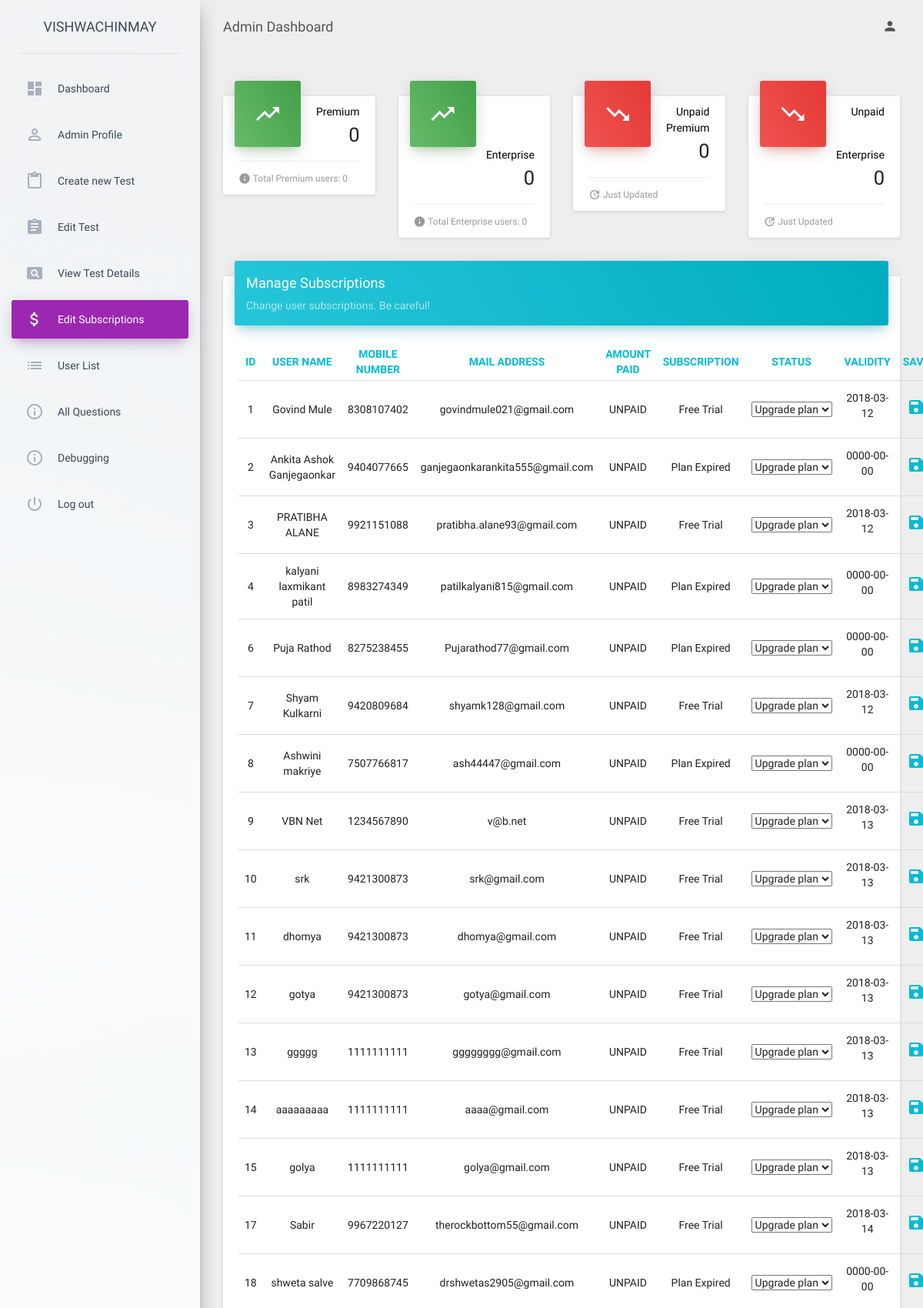
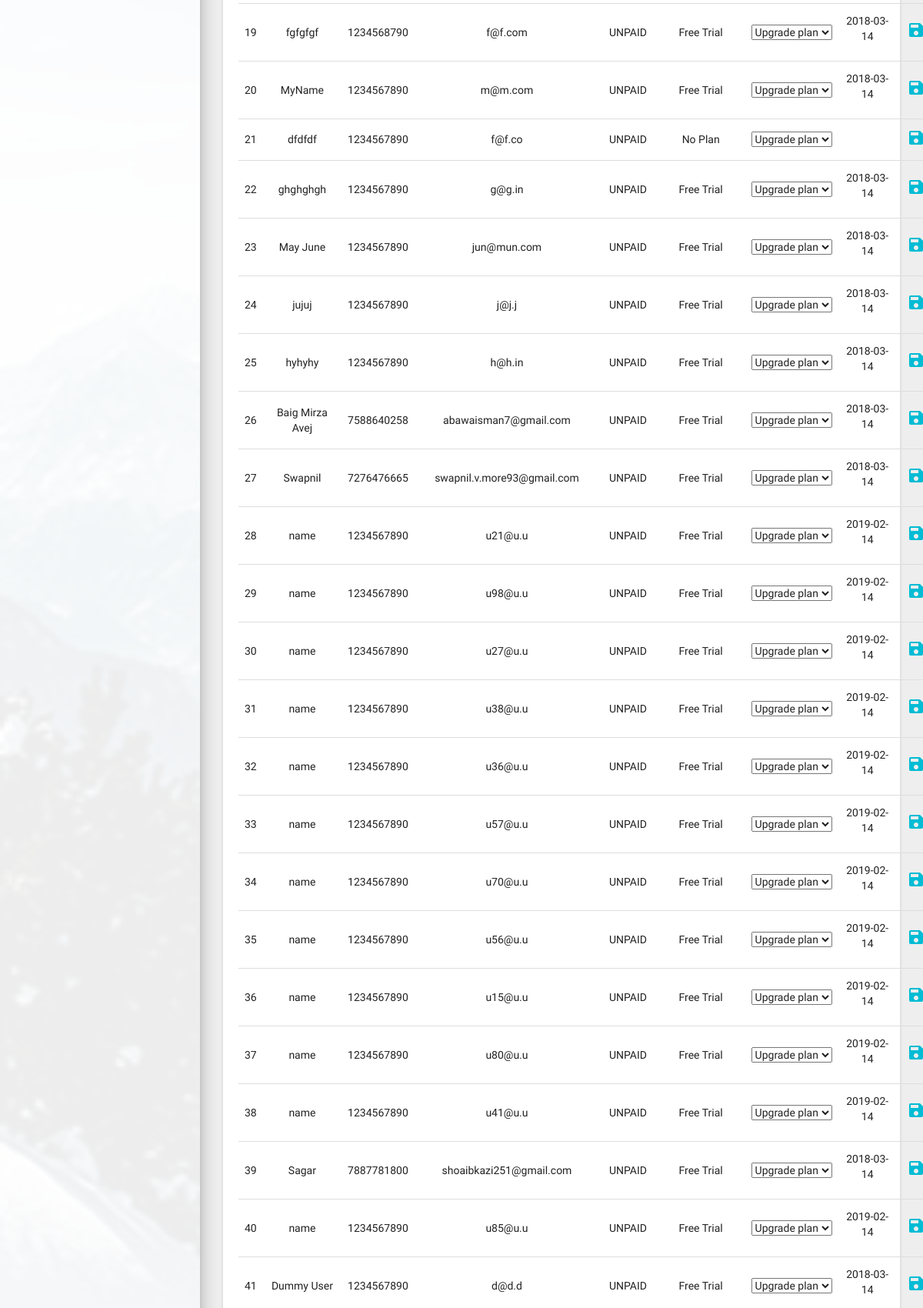
The page /admin/admin_home/edit_plans.php (signed in, upper part) on the database its author committed (2 pictures, top to bottom).
### tables this page shows
CREATE TABLE IF NOT EXISTS `users` (
  `userId` int(11) NOT NULL AUTO_INCREMENT,
  `userName` varchar(30) NOT NULL,
  `userEmail` varchar(60) NOT NULL,
  `userPass` varchar(255) NOT NULL,
  `userMobile` bigint(12) NOT NULL,
  `userGender` text NOT NULL,
  `userSubscription` varchar(16) NOT NULL,
  `subsType` int(8) NOT NULL,
  `amountPaid` int(11) DEFAULT NULL,
  `subStartDate` date DEFAULT NULL,
  `subEndDate` date DEFAULT NULL,
  `userCollege` varchar(64) DEFAULT NULL,
  `userCity` varchar(64) DEFAULT NULL,
  `attempts` varchar(11) DEFAULT NULL,
  `freeFlag` int(11) DEFAULT NULL,
  PRIMARY KEY (`userId`),
  UNIQUE KEY `userEmail` (`userEmail`)
);

### admin/admin_home/helpers/admin_sql_functions.php (the view, shortened to what this page needs)
<?php
    function getPremiumCount($conn){
            $count = 0;
            $sql = mysqli_query($conn,"SELECT * FROM users");
            return $count;
        }
    function getPlans($conn, $limit){
        $sql = mysqli_query($conn,"SELECT * FROM users ORDER BY userId LIMIT $limit");
        $unique = 1;
        if (mysqli_num_rows($sql) > -1) {
            while ($row = mysqli_fetch_assoc($sql)) {
                echo '<tr>';
                echo '<td class="text-center">' .$row['userId']. '</td>';
                echo '<td class="text-center">' .$row['userName']. '</td>';
                echo '<td class="text-center">' .$row['userMobile']. '</td>';
                echo '<td class="text-center">' .$row['userEmail']. '</td>';
                if($row['amountPaid'] == ''  || ($row['amountPaid'] == '0')){ $row['amountPaid'] = 'UNPAID'; }
                echo '<td class="text-center">' .$row['amountPaid']. '</td>';
                if(($row['userSubscription'] == '')){ $row['userSubscription'] = 'No Plan'; }
                echo '<td class="text-center" id="sub-'.$unique.'" >' .$row['userSubscription']. '</td>';
                if($row['subsType'] == '1'){ $selected  = 'selected'; } else { $selected  = ''; }
                if($row['subsType'] == '2'){ $enterSubs  = 'selected'; } else { $enterSubs  = ''; }
                echo '<td  class="text-center"><select id="selector-'.$unique.'" class="selectpickerr planSelector">
                            <option  >Upgrade plan</option>
                            <option '.$selected.' value="Premium" >Premium</option>
                            <option '.$enterSubs.' value="Enterprise">Enterprise</option>
                           </select>
                    </td>';
                echo '<td  class="text-center"> <p id="validDate-'.$unique.'">' .$row['subEndDate']. '</p></td>';
                echo '<td class="text-center"><p class="savePlan" id="savePlan-'.$unique.' '.$row['userEmail'].'"  href=""><i class="material-icons text-info">save</i></p></td>';
                echo '</tr>';
            $unique++;
            }
        }
    }
?>

### admin/admin_home/assets/css/custom.css (style rules this page uses)
.savePlan { margin: 0px !important; cursor: pointer; }

### rows shown on the page
users: userId "1", userName "Govind Mule", userMobile "8308107402", userEmail "govindmule021@gmail.com", amountPaid "UNPAID", userSubscription "Free Trial", subEndDate "2018-03-12"
users: userId "2", userName "Ankita Ashok Ganjegaonkar", userMobile "9404077665", userEmail "ganjegaonkarankita555@gmail.com", amountPaid "UNPAID", userSubscription "Plan Expired", subEndDate "0000-00-00"
users: userId "3", userName "PRATIBHA ALANE", userMobile "9921151088", userEmail "pratibha.alane93@gmail.com", amountPaid "UNPAID", userSubscription "Free Trial", subEndDate "2018-03-12"
users: userId "4", userName "kalyani laxmikant patil", userMobile "8983274349", userEmail "patilkalyani815@gmail.com", amountPaid "UNPAID", userSubscription "Plan Expired", subEndDate "0000-00-00"
users: userId "6", userName "Puja Rathod", userMobile "8275238455", userEmail "Pujarathod77@gmail.com", amountPaid "UNPAID", userSubscription "Plan Expired", subEndDate "0000-00-00"
users: userId "7", userName "Shyam Kulkarni", userMobile "9420809684", userEmail "shyamk128@gmail.com", amountPaid "UNPAID", userSubscription "Free Trial", subEndDate "2018-03-12"
users: userId "8", userName "Ashwini makriye", userMobile "7507766817", userEmail "ash44447@gmail.com", amountPaid "UNPAID", userSubscription "Plan Expired", subEndDate "0000-00-00"
users: userId "9", userName "VBN Net", userMobile "1234567890", userEmail "v@b.net", amountPaid "UNPAID", userSubscription "Free Trial", subEndDate "2018-03-13"
users: userId "10", userName "srk", userMobile "9421300873", userEmail "srk@gmail.com", amountPaid "UNPAID", userSubscription "Free Trial", subEndDate "2018-03-13"
users: userId "11", userName "dhomya", userMobile "9421300873", userEmail "dhomya@gmail.com", amountPaid "UNPAID", userSubscription "Free Trial", subEndDate "2018-03-13"
users: userId "12", userName "gotya", userMobile "9421300873", userEmail "gotya@gmail.com", amountPaid "UNPAID", userSubscription "Free Trial", subEndDate "2018-03-13"
users: userId "13", userName "ggggg", userMobile "1111111111", userEmail "gggggggg@gmail.com", amountPaid "UNPAID", userSubscription "Free Trial", subEndDate "2018-03-13"
users: userId "14", userName "aaaaaaaaa", userMobile "1111111111", userEmail "aaaa@gmail.com", amountPaid "UNPAID", userSubscription "Free Trial", subEndDate "2018-03-13"
users: userId "15", userName "golya", userMobile "1111111111", userEmail "golya@gmail.com", amountPaid "UNPAID", userSubscription "Free Trial", subEndDate "2018-03-13"
users: userId "17", userName "Sabir", userMobile "9967220127", userEmail "therockbottom55@gmail.com", amountPaid "UNPAID", userSubscription "Free Trial", subEndDate "2018-03-14"
users: userId "18", userName "shweta salve", userMobile "7709868745", userEmail "drshwetas2905@gmail.com", amountPaid "UNPAID", userSubscription "Plan Expired", subEndDate "0000-00-00"
users: userId "19", userName "fgfgfgf", userMobile "1234568790", userEmail "f@f.com", amountPaid "UNPAID", userSubscription "Free Trial", subEndDate "2018-03-14"
users: userId "20", userName "MyName", userMobile "1234567890", userEmail "m@m.com", amountPaid "UNPAID", userSubscription "Free Trial", subEndDate "2018-03-14"
users: userId "21", userName "dfdfdf", userMobile "1234567890", userEmail "f@f.co", amountPaid "UNPAID", userSubscription "No Plan"
users: userId "22", userName "ghghghgh", userMobile "1234567890", userEmail "g@g.in", amountPaid "UNPAID", userSubscription "Free Trial", subEndDate "2018-03-14"
users: userId "23", userName "May June", userMobile "1234567890", userEmail "jun@mun.com", amountPaid "UNPAID", userSubscription "Free Trial", subEndDate "2018-03-14"
users: userId "24", userName "jujuj", userMobile "1234567890", userEmail "j@j.j", amountPaid "UNPAID", userSubscription "Free Trial", subEndDate "2018-03-14"
users: userId "25", userName "hyhyhy", userMobile "1234567890", userEmail "h@h.in", amountPaid "UNPAID", userSubscription "Free Trial", subEndDate "2018-03-14"
users: userId "26", userName "Baig Mirza Avej", userMobile "7588640258", userEmail "abawaisman7@gmail.com", amountPaid "UNPAID", userSubscription "Free Trial", subEndDate "2018-03-14"
users: userId "27", userName "Swapnil", userMobile "7276476665", userEmail "swapnil.v.more93@gmail.com", amountPaid "UNPAID", userSubscription "Free Trial", subEndDate "2018-03-14"
users: userId "28", userName "name", userMobile "1234567890", userEmail "u21@u.u", amountPaid "UNPAID", userSubscription "Free Trial", subEndDate "2019-02-14"
users: userId "29", userName "name", userMobile "1234567890", userEmail "u98@u.u", amountPaid "UNPAID", userSubscription "Free Trial", subEndDate "2019-02-14"
users: userId "30", userName "name", userMobile "1234567890", userEmail "u27@u.u", amountPaid "UNPAID", userSubscription "Free Trial", subEndDate "2019-02-14"
users: userId "31", userName "name", userMobile "1234567890", userEmail "u38@u.u", amountPaid "UNPAID", userSubscription "Free Trial", subEndDate "2019-02-14"
users: userId "32", userName "name", userMobile "1234567890", userEmail "u36@u.u", amountPaid "UNPAID", userSubscription "Free Trial", subEndDate "2019-02-14"
users: userId "33", userName "name", userMobile "1234567890", userEmail "u57@u.u", amountPaid "UNPAID", userSubscription "Free Trial", subEndDate "2019-02-14"
users: userId "34", userName "name", userMobile "1234567890", userEmail "u70@u.u", amountPaid "UNPAID", userSubscription "Free Trial", subEndDate "2019-02-14"
users: userId "35", userName "name", userMobile "1234567890", userEmail "u56@u.u", amountPaid "UNPAID", userSubscription "Free Trial", subEndDate "2019-02-14"
users: userId "36", userName "name", userMobile "1234567890", userEmail "u15@u.u", amountPaid "UNPAID", userSubscription "Free Trial", subEndDate "2019-02-14"
users: userId "37", userName "name", userMobile "1234567890", userEmail "u80@u.u", amountPaid "UNPAID", userSubscription "Free Trial", subEndDate "2019-02-14"
users: userId "38", userName "name", userMobile "1234567890", userEmail "u41@u.u", amountPaid "UNPAID", userSubscription "Free Trial", subEndDate "2019-02-14"
users: userId "39", userName "Sagar", userMobile "7887781800", userEmail "shoaibkazi251@gmail.com", amountPaid "UNPAID", userSubscription "Free Trial", subEndDate "2018-03-14"
users: userId "40", userName "name", userMobile "1234567890", userEmail "u85@u.u", amountPaid "UNPAID", userSubscription "Free Trial", subEndDate "2019-02-14"
users: userId "41", userName "Dummy User", userMobile "1234567890", userEmail "d@d.d", amountPaid "UNPAID", userSubscription "Free Trial", subEndDate "2018-03-14"

### other values the page prints
getPremiumCount($conn) "0"
getTotalPremiumCount($conn) "0"
getEnterpriseCount($conn) "0"
getTotalEnterpriseCount($conn) "0"
getUnpaidPremiumCount($conn) "0"
getUnpaidEnterpriseCount($conn) "0"
